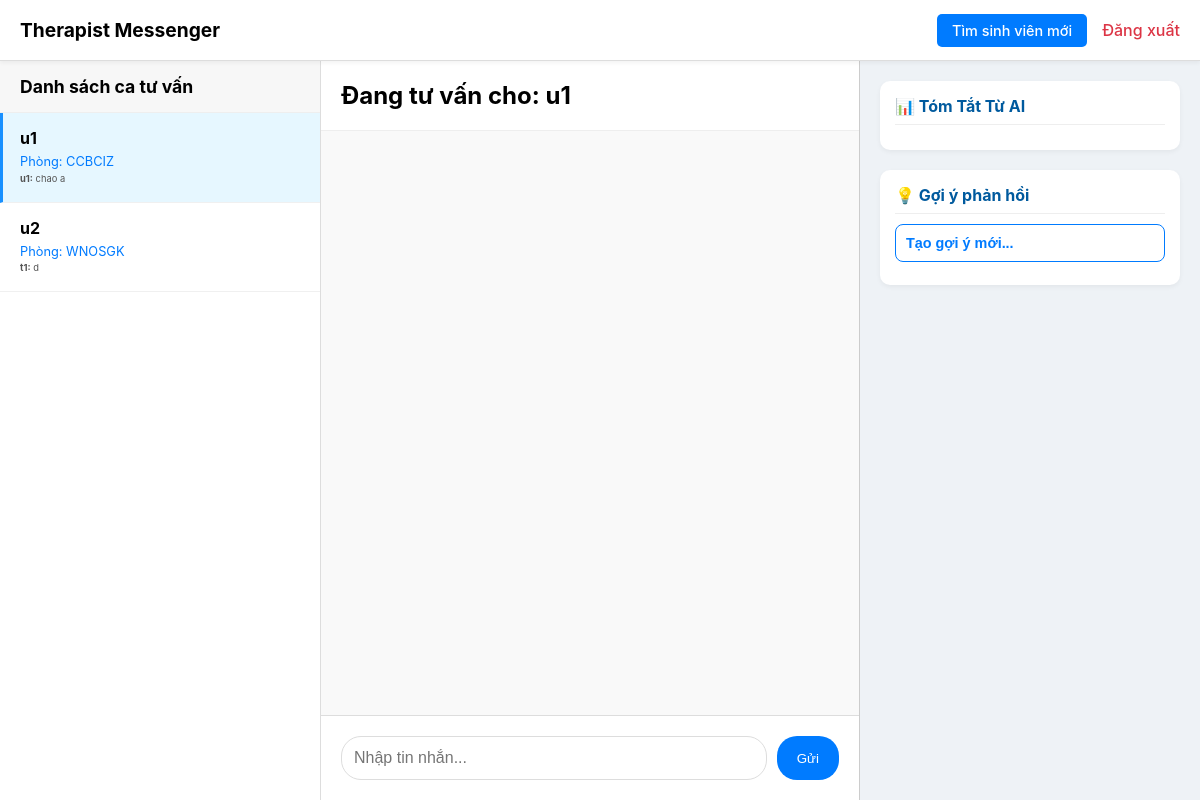
The page /therapist/messenger (signed in) on the database its author committed.
### tables this page shows
CREATE TABLE chat_logs (
    id INTEGER PRIMARY KEY AUTOINCREMENT,
    room_code TEXT NOT NULL,
    username TEXT NOT NULL,
    message_text TEXT,
    timestamp TEXT NOT NULL
);

### main.py (the view)
@app.route('/therapist/messenger')
def therapist_messenger():
    if session.get('role') != 'therapist' or 'user_id' not in session:
        flash("Bạn không có quyền truy cập trang này!", "error")
        return redirect(url_for('home'))
    user_id = session['user_id']
    therapist_matches = get_all_matched_roomcodes_for_therapist(user_id)
    active_chat_rooms = []
    for match in therapist_matches:
        room_code = match["roomcode"]
        student_user_id = match["student_user_id"]
        load_room_data_from_sqlite(room_code)
        if room_code in rooms:
            student_data = get_user_data_by_id(student_user_id)
            messages = rooms[room_code]["messages"]
            last_message = messages[-1] if messages else None
            active_chat_rooms.append({
                "room_code": room_code,
                "student_name": student_data["username"] if student_data else f"Sinh viên {student_user_id}",
                "matched_at": match["matched_at"],
                "last_message": last_message,
                "ai_summary": get_ai_summary_for_student(student_user_id),
                "messages": messages, # Truyền lịch sử tin nhắn để JS load nhanh
            })
    initial_messages = []
    initial_summary = []
    if active_chat_rooms:
        session["room"] = active_chat_rooms[0]["room_code"]
        initial_messages = active_chat_rooms[0]["messages"]
        initial_summary = active_chat_rooms[0]["ai_summary"]
    else:
        session["room"] = None
    return render_template('therapist_dashboard.html',
                           active_chat_rooms_json=json.dumps(active_chat_rooms), # <--- SỬA DÒNG NÀY
                           initial_messages_json=json.dumps(initial_messages),
                           initial_summary_json=json.dumps(initial_summary),
                           name=session['username'],
                           user_role='therapist')

### globals.py (called while the page is built)
def from_json_filter(value):
    if value is None:
        return None
    return json.loads(value)

### main.py (called while the page is built)
def get_ai_summary_for_student(student_user_id):
    return [
        {"point": "Tình trạng chung: Lo lắng về thi cử."},
        {"point": "Cảm xúc: Buồn bã, tuyệt vọng."},
        {"point": "Điểm rủi ro: Cần được theo dõi sát sao."},
    ]

### matchmaking_repository.py (called while the page is built)
@contextmanager
def setup_cursor():
    conn = sqlite3.connect(db_path)
    conn.row_factory = sqlite3.Row
    cursor = conn.cursor()
    try:
        yield cursor
        conn.commit()
    finally:
        conn.close()

def get_all_matched_roomcodes_for_therapist(user_id):
    with setup_cursor() as cursor:
        cursor.execute(
            """
            SELECT roomcode, student_user_id, matched_at
            FROM matchmaking_results
            WHERE therapist_user_id = ?
            ORDER BY matched_at DESC
            """,
            (user_id,)
        )
        return cursor.fetchall()

### socket_helperfuncs.py (called while the page is built)
def get_user_data_by_id(user_id):
    with sqlite3.connect('app.db') as conn:
        conn.row_factory = sqlite3.Row
        cur = conn.cursor()
        cur.execute("SELECT * FROM users WHERE id = ?", (user_id,))
        user_data = cur.fetchone()
        if user_data:
            tags_list = []
            if user_data['tags']:
                tags_list = [tag.strip() for tag in user_data['tags'].split(',')]
            user_dict = dict(user_data)
            user_dict['tags_list'] = tags_list
            return user_dict
        return None

### templates/therapist_dashboard.html (shortened to what this page needs)
<!DOCTYPE html>
<html lang="vi">
<head>
</head>
<body>
    <div class="header">
        <h1>Therapist Messenger</h1>
        <div class="header-actions">
            <a href="{{ url_for('chat_home') }}" class="chat-link">
                Tìm sinh viên mới
            </a>
            <a href="{{ url_for('logout') }}">Đăng xuất</a>
        </div>
    </div>
    <div class="container">
        <div class="patient-list">
            <div class="list-header">Danh sách ca tư vấn</div>
            <div class="list-content">
                {% set chat_rooms = active_chat_rooms_json | from_json %}
                {% if chat_rooms %}
                    {% for room_data in chat_rooms %}
                        <div
                           class="chat-room-item {% if loop.first %}active{% endif %}"
                           data-room-code="{{ room_data.room_code }}"
                           data-student-name="{{ room_data.student_name }}"
                           data-summary="{{ room_data.ai_summary | tojson | safe }}">
                            <h4>{{ room_data.student_name }}</h4>
                            <p style="font-size:0.8em; color:#007bff;">Phòng: {{ room_data.room_code }}</p>
                            <p style="font-size:0.7em;">
                                {% if room_data.last_message %}
                                    <small><strong>{{ room_data.last_message.name }}:</strong> {{ room_data.last_message.message[:30] }}{% if room_data.last_message.message|length > 30 %}...{% endif %}</small>
                                {% else %}
                                    <small>Mới: {{ room_data.matched_at }}</small>
                                {% endif %}
                            </p>
                        </div>
                    {% endfor %}
                {% else %}
                    <p style="padding: 20px; color: #888; text-align: center;">Chưa có ca tư vấn nào được ghi nhận.</p>
                {% endif %}
            </div>
        </div>
        <div class="workspace">
    <div class="chat-header" style="display: flex; justify-content: space-between; align-items: center;">
        <h2 id="active-room-title" style="margin: 0;">
            {% if chat_rooms %}
                Đang tư vấn cho: {{ chat_rooms[0].student_name }}
            {% else %}
                Chọn một cuộc tư vấn để bắt đầu
            {% endif %}
        </h2>
    </div>
            <div class="messages-container" id="messages-container">
                </div>
            <form class="input-area" id="chat-form">
                <input type="text" id="msg-input" placeholder="Nhập tin nhắn..." autocomplete="off">
                <button type="submit" class="send-btn">Gửi</button>
            </form>
        </div>
        <div class="right-panel">
            <div class="ai-card">
                <div class="ai-title">📊 Tóm Tắt Từ AI</div>
            </div>
            <div class="ai-card">
                <div class="ai-title">💡 Gợi ý phản hồi</div>
                <div id="ai-suggestions-area">
                    <button class="suggestion-btn" onclick="alert('Chức năng gọi API đang được phát triển!')"><strong>Tạo gợi ý mới...</strong></button>
                </div>
            </div>
        </div>
    </div>
</body>
</html>

### templates/therapist_dashboard.html (style rules this page uses)
body { font-family: -apple-system, BlinkMacSystemFont, "Segoe UI", Roboto, Helvetica, Arial, sans-serif; background: #f0f2f5; margin: 0; height: 100vh; display: flex; flex-direction: column; }
.header { background: #fff; padding: 0 20px; border-bottom: 1px solid #ddd; display: flex; justify-content: space-between; align-items: center; height: 60px; flex-shrink: 0; box-shadow: 0 2px 4px rgba(0,0,0,0.05); z-index: 10; }
.header h1 { font-size: 1.2em; margin: 0; }
.header a { text-decoration: none; color: #dc3545; font-weight: 500; }
.container { display: flex; width: 100%; flex-grow: 1; overflow: hidden; }
.patient-list { flex: 0 0 320px; background: #fff; border-right: 1px solid #ddd; display: flex; flex-direction: column; }
.list-header { padding: 15px 20px; font-weight: bold; border-bottom: 1px solid #eee; font-size: 1.1em; background: #f7f7f7; }
.list-content { overflow-y: auto; flex-grow: 1; }
.chat-room-item { padding: 15px 20px; border-bottom: 1px solid #f0f0f0; cursor: pointer; transition: background 0.2s; }
.chat-room-item.active { background: #e6f7ff; border-left: 3px solid #1890ff; padding-left: 17px; }
.chat-room-item h4 { margin: 0 0 5px 0; font-size: 1em; }
.chat-room-item p { margin: 0; font-size: 0.85em; color: #555; line-height: 1.4; }
.workspace { flex: 2; display: flex; flex-direction: column; background: #f9f9f9; }
.chat-header { padding: 20px; font-weight: bold; background: #fff; border-bottom: 1px solid #eee; flex-shrink: 0; }
.messages-container { flex: 1; padding: 20px; overflow-y: auto; display: flex; flex-direction: column; }
.input-area { padding: 20px; border-top: 1px solid #ddd; display: flex; gap: 10px; background: #fff; flex-shrink: 0; }
.right-panel { flex: 1; min-width: 300px; background: #eef2f6; padding: 20px; overflow-y: auto; border-left: 1px solid #ccc; flex-shrink: 0; }
.ai-card { background: white; padding: 15px; border-radius: 10px; box-shadow: 0 2px 5px rgba(0,0,0,0.05); margin-bottom: 20px; }
.ai-title { font-weight: bold; color: #005a9e; margin-bottom: 10px; padding-bottom: 8px; border-bottom: 1px solid #eee; }
.suggestion-btn { display: block; width: 100%; text-align: left; padding: 10px; margin: 8px 0; background: #fff; border: 1px solid #007bff; color: #007bff; border-radius: 8px; cursor: pointer; font-size: 0.9em; transition: 0.2s; }
input[type="text"] { flex: 1; padding: 12px; border: 1px solid #ddd; border-radius: 20px; outline: none; font-size: 1em; }
button.send-btn { padding: 10px 20px; background: #007bff; color: white; border: none; border-radius: 20px; cursor: pointer; }
.header-actions { display: flex; gap: 15px; align-items: center; }
.chat-link { padding: 8px 15px; background-color: #007bff; color: white !important; border-radius: 5px; font-size: 0.9em; transition: background-color 0.2s; }

### rows shown on the page
chat_logs: student_name "u1", room_code "CCBCIZ", last_message.name "u1", last_message "chao a"

### other values the page prints
{{ room_data.student_name }} "u2"
{{ room_data.room_code }} "WNOSGK"
{{ room_data.last_message.name }} "t1"
{{ room_data.last_message.message[:30] }} "d"
{{ chat_rooms[0].student_name }} "u1"
